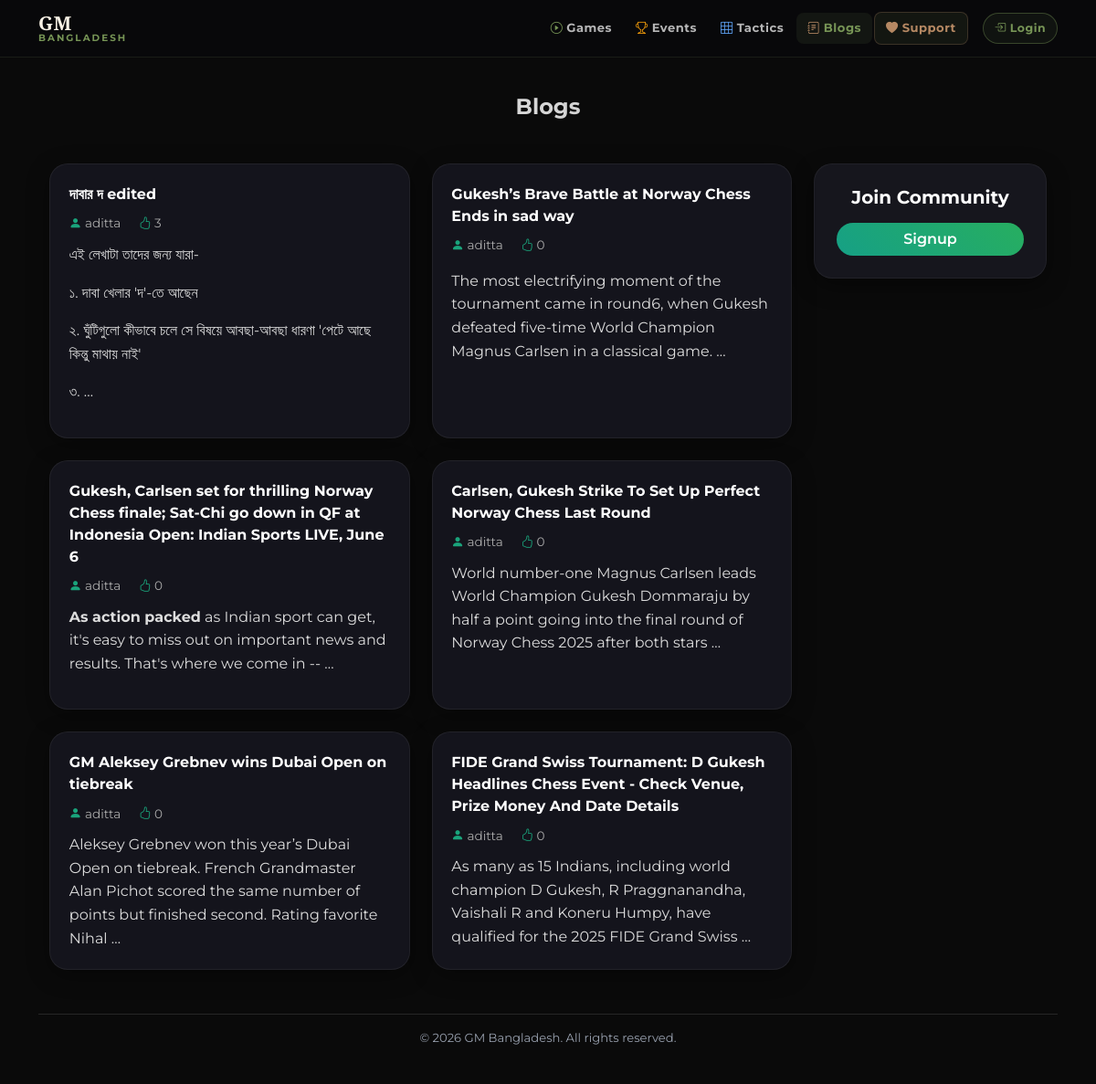
Page /blogs/user/aditta/ on the earlier database version.
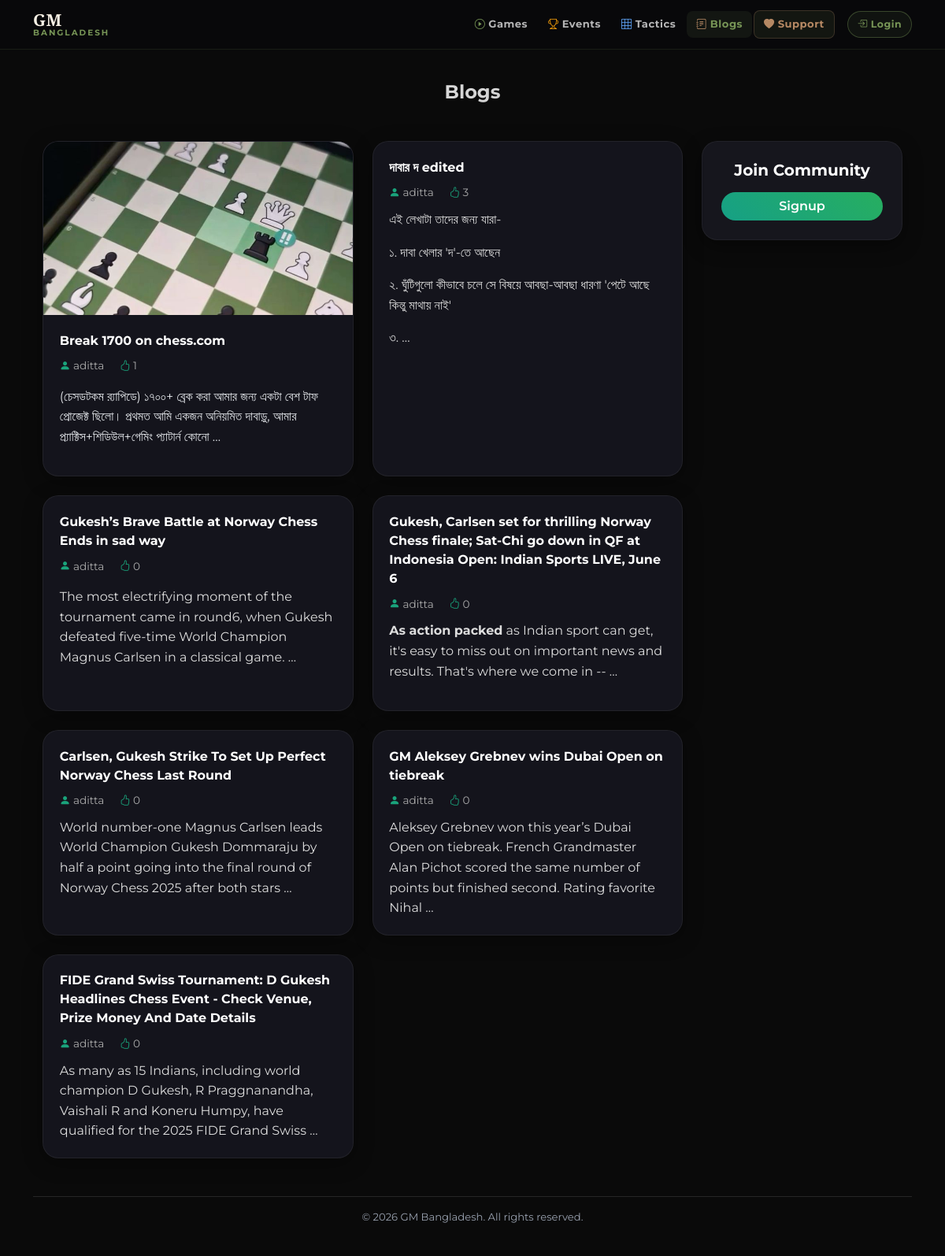
Same page on the later database version.
### news/models.py (models this page shows, shortened)
class Article(models.Model):
    title = models.CharField(max_length=200)
    slug = models.SlugField(unique=True, blank=True, max_length=200)
    content = CKEditor5Field('Text', config_name='extends')
    author = models.ForeignKey('auth.User', on_delete=models.CASCADE)
    image = models.ImageField(upload_to='articles/', blank=True, null=True)
    published_at = models.DateTimeField(auto_now_add=True)
    is_big_news = models.BooleanField(default=False)
    likes = models.ManyToManyField(User, related_name="liked_articles", blank=True)

### news/views.py (the view)
# urls.py: path('blogs/user/<str:username>/', views.user_blogs, name='user_blogs'),
def user_blogs(request, username):
    user = get_object_or_404(User, username=username)
    blogs = Article.objects.filter(author=user).order_by('-published_at')
    return render(request, 'news/user_article.html', {'blogs': blogs, 'filtered_user': user})

### news/templatetags/nw_filter.py (called while the page is built)
@register.filter(name='remove_img_tags')
def remove_img_tags(value):
    return re.sub(r'<img[^>]*>', '', value)

### news/templates/news/user_article.html (shortened to what this page needs)
{% extends "news/base.html" %}
{% load nw_filter %}
{% block content %}
<div class="container my-4">
    <h4 class="page-title">{{ request.user.username }} Blogs </h4>
    <div class="row g-4">
        {% if request.user.is_authenticated %}
        <div class="col-lg-3 col-md-4 order-1 order-md-2">
            <div class="sidebar p-4">
                <h5 class="mb-3">
                    <i class="bi bi-journal-text"></i>
                    {{ request.user.username }}'s Blog
                </h5>
                <a href="{% url 'user_blogs' request.user.username %}" class="blog">
                    <i class="bi bi-person-lines-fill me-2"></i>My Blogs
                </a>
                <a href="{% url 'all_blogs' %}" class="blog">
                    <i class="bi bi-collection me-2"></i>All Blogs
                </a>
                <a href="{% url 'write_article' %}" class="btn btn-success w-100 mt-3">
                    <i class="bi bi-plus-circle"></i> Create Post
                </a>
            </div>
        </div>
        {% else %}
        <div class="col-lg-3 col-md-4 order-1 order-md-2">
            <div class="sidebar p-4 text-center">
                <h5 class="mb-3">Join Community</h5>
                <a href="{% url 'register' %}" class="btn btn-success w-100">
                    Signup
                </a>
            </div>
        </div>
        {% endif %}
        <div class="col-lg-9 col-md-8 order-2 order-md-1">
            <div class="row g-4">
                {% for blog in blogs %}
                <div class="col-lg-6 col-md-6 col-sm-12">
                    <div class="blog-card h-100">
                        {% if blog.image %}
                        <img src="{{ blog.image.url }}" class="blog-img">
                        {% endif %}
                        <div class="blog-body">
                            <div class="blog-title">
                                <a href="{% url 'article_detail' slug=blog.slug %}">
                                    {{ blog.title }}
                                </a>
                            </div>
                            <div class="meta">
                                <span class="me-3">
                                    <i class="bi bi-person-fill"></i>
                                    {{ blog.author.username }}
                                </span>
                                <span>
                                    <i class="bi bi-hand-thumbs-up"></i>
                                    {{ blog.likes.count }}
                                </span>
                            </div>
                            <div class="blog-text">
                                {{ blog.content|remove_img_tags|truncatewords:25|safe }}
                            </div>
                        </div>
                    </div>
                </div>
                {% empty %}
                <div class="empty">
                    <h4>No blogs available yet</h4>
                    <p>Be the first to share something with the community.</p>
                </div>
                {% endfor %}
            </div>
        </div>
    </div>
</div>
{% endblock %}

Differences in the rows shown:
added Article: image (picture), title "Break 1700 on chess.com", author.username "aditta", likes.count "1", content|remove_img_tags "(চেসডটকম র‍্যাপিডে) ১৭০০+ ব্রেক করা আমার জন্য একটা বেশ টাফ প্রোজেক্ট ছিলো। প্রথমত আমি একজন অনিয়মিত দাবাড়ু, আমার প্র্যাক্টিস+শিডিউল+গেমিং প্যাটার্ন কোনো …"
